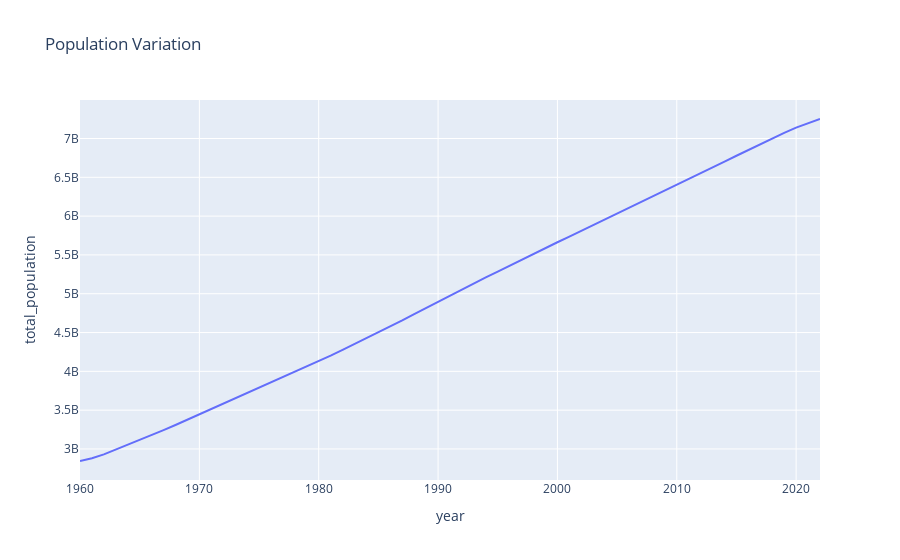

Notebook code for this chart:
### Code cell
fig = px.line(df2.groupby('year')['population'].sum().reset_index(name="total_population"),
             x='year',
             y='total_population',
             title='Population Variation')
fig.show()
